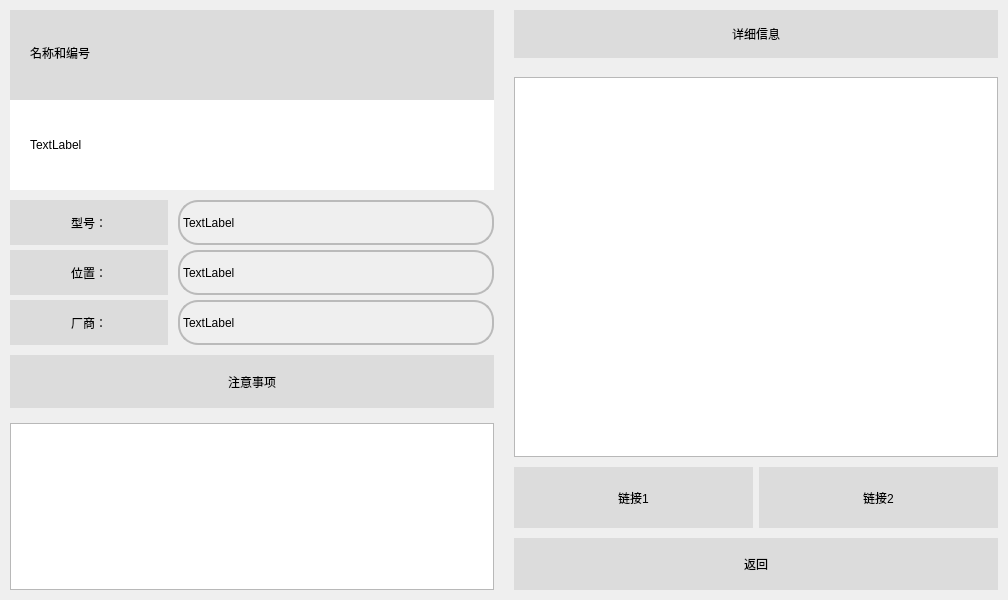
<?xml version="1.0" encoding="UTF-8"?>
<ui version="4.0">
 <class>Form</class>
 <widget class="QWidget" name="Form">
  <property name="geometry">
   <rect>
    <x>0</x>
    <y>0</y>
    <width>1008</width>
    <height>600</height>
   </rect>
  </property>
  <property name="windowTitle">
   <string>详细信息</string>
  </property>
  <property name="windowIcon">
   <iconset resource="../vb.qrc">
    <normaloff>:/title/images/juti.png</normaloff>:/title/images/juti.png</iconset>
  </property>
  <property name="styleSheet">
   <string notr="true">

	font: 14pt &quot;宋体&quot;;
</string>
  </property>
  <layout class="QGridLayout" name="gridLayout" columnstretch="1,1" columnminimumwidth="0,0">
   <property name="leftMargin">
    <number>0</number>
   </property>
   <property name="topMargin">
    <number>0</number>
   </property>
   <property name="rightMargin">
    <number>0</number>
   </property>
   <property name="bottomMargin">
    <number>0</number>
   </property>
   <property name="spacing">
    <number>0</number>
   </property>
   <item row="0" column="0">
    <widget class="QWidget" name="widget" native="true">
     <property name="styleSheet">
      <string notr="true"/>
     </property>
     <layout class="QGridLayout" name="gridLayout_2" rowstretch="1,2">
      <property name="leftMargin">
       <number>0</number>
      </property>
      <property name="topMargin">
       <number>0</number>
      </property>
      <property name="rightMargin">
       <number>0</number>
      </property>
      <property name="bottomMargin">
       <number>0</number>
      </property>
      <property name="spacing">
       <number>0</number>
      </property>
      <item row="0" column="0">
       <widget class="QWidget" name="widget_3" native="true">
        <property name="sizePolicy">
         <sizepolicy hsizetype="Preferred" vsizetype="Preferred">
          <horstretch>0</horstretch>
          <verstretch>0</verstretch>
         </sizepolicy>
        </property>
        <property name="maximumSize">
         <size>
          <width>16777215</width>
          <height>200</height>
         </size>
        </property>
        <property name="styleSheet">
         <string notr="true"/>
        </property>
        <layout class="QGridLayout" name="gridLayout_7">
         <property name="leftMargin">
          <number>10</number>
         </property>
         <property name="topMargin">
          <number>10</number>
         </property>
         <property name="rightMargin">
          <number>10</number>
         </property>
         <property name="bottomMargin">
          <number>10</number>
         </property>
         <property name="spacing">
          <number>0</number>
         </property>
         <item row="0" column="0">
          <widget class="QWidget" name="widget_12" native="true">
           <property name="styleSheet">
            <string notr="true">
background-color: rgb(220, 220, 220);
border:0px
</string>
           </property>
           <layout class="QGridLayout" name="gridLayout_13">
            <property name="leftMargin">
             <number>20</number>
            </property>
            <property name="topMargin">
             <number>0</number>
            </property>
            <property name="rightMargin">
             <number>5</number>
            </property>
            <property name="bottomMargin">
             <number>5</number>
            </property>
            <property name="spacing">
             <number>0</number>
            </property>
            <item row="0" column="0">
             <widget class="QLabel" name="name_label">
              <property name="maximumSize">
               <size>
                <width>16777215</width>
                <height>100</height>
               </size>
              </property>
              <property name="styleSheet">
               <string notr="true">

	font: 20pt &quot;宋体&quot;;
color: rgb(0, 0, 0);

border:0px;
background-color: rgb(220, 220, 220);
</string>
              </property>
              <property name="text">
               <string>名称和编号</string>
              </property>
             </widget>
            </item>
           </layout>
          </widget>
         </item>
         <item row="1" column="0">
          <widget class="QWidget" name="widget_13" native="true">
           <property name="styleSheet">
            <string notr="true">font: 15pt &quot;宋体&quot;;
	background-color: rgb(255, 255, 255);
</string>
           </property>
           <layout class="QGridLayout" name="gridLayout_14">
            <property name="leftMargin">
             <number>20</number>
            </property>
            <property name="topMargin">
             <number>10</number>
            </property>
            <property name="rightMargin">
             <number>10</number>
            </property>
            <property name="bottomMargin">
             <number>10</number>
            </property>
            <property name="spacing">
             <number>0</number>
            </property>
            <item row="0" column="0">
             <widget class="QLabel" name="resume_label">
              <property name="maximumSize">
               <size>
                <width>16777215</width>
                <height>90</height>
               </size>
              </property>
              <property name="styleSheet">
               <string notr="true">font: 15pt &quot;宋体&quot;;
	background-color: rgb(255, 255, 255);
</string>
              </property>
              <property name="text">
               <string>TextLabel</string>
              </property>
             </widget>
            </item>
           </layout>
          </widget>
         </item>
        </layout>
       </widget>
      </item>
      <item row="1" column="0">
       <widget class="QWidget" name="widget_4" native="true">
        <property name="styleSheet">
         <string notr="true"/>
        </property>
        <layout class="QGridLayout" name="gridLayout_11" rowstretch="4,1,3">
         <property name="leftMargin">
          <number>0</number>
         </property>
         <property name="topMargin">
          <number>0</number>
         </property>
         <property name="rightMargin">
          <number>0</number>
         </property>
         <property name="bottomMargin">
          <number>0</number>
         </property>
         <property name="spacing">
          <number>0</number>
         </property>
         <item row="0" column="0">
          <widget class="QWidget" name="widget_11" native="true">
           <property name="sizePolicy">
            <sizepolicy hsizetype="Expanding" vsizetype="Fixed">
             <horstretch>0</horstretch>
             <verstretch>0</verstretch>
            </sizepolicy>
           </property>
           <property name="maximumSize">
            <size>
             <width>16777215</width>
             <height>150</height>
            </size>
           </property>
           <layout class="QGridLayout" name="gridLayout_12" columnstretch="1,2">
            <property name="leftMargin">
             <number>10</number>
            </property>
            <property name="topMargin">
             <number>0</number>
            </property>
            <property name="rightMargin">
             <number>10</number>
            </property>
            <property name="bottomMargin">
             <number>5</number>
            </property>
            <property name="horizontalSpacing">
             <number>10</number>
            </property>
            <property name="verticalSpacing">
             <number>5</number>
            </property>
            <item row="0" column="0">
             <widget class="QPushButton" name="pushButton">
              <property name="sizePolicy">
               <sizepolicy hsizetype="Preferred" vsizetype="Preferred">
                <horstretch>0</horstretch>
                <verstretch>0</verstretch>
               </sizepolicy>
              </property>
              <property name="styleSheet">
               <string notr="true">font: 16pt &quot;宋体&quot;;
background-color: rgb(220, 220, 220);
border:0px
</string>
              </property>
              <property name="text">
               <string>型号：</string>
              </property>
              <property name="icon">
               <iconset resource="../vb.qrc">
                <normaloff>:/conc/images/xing.png</normaloff>:/conc/images/xing.png</iconset>
              </property>
              <property name="iconSize">
               <size>
                <width>30</width>
                <height>30</height>
               </size>
              </property>
             </widget>
            </item>
            <item row="0" column="1">
             <widget class="QLabel" name="type_label">
              <property name="styleSheet">
               <string notr="true">font: 16pt &quot;宋体&quot;;
	border:2px solid rgb(186,186,186);
border-radius:20px

</string>
              </property>
              <property name="text">
               <string>TextLabel</string>
              </property>
             </widget>
            </item>
            <item row="1" column="0">
             <widget class="QPushButton" name="pushButton_2">
              <property name="sizePolicy">
               <sizepolicy hsizetype="Preferred" vsizetype="Preferred">
                <horstretch>0</horstretch>
                <verstretch>0</verstretch>
               </sizepolicy>
              </property>
              <property name="styleSheet">
               <string notr="true">font: 16pt &quot;宋体&quot;;
border:0px;
background-color: rgb(220, 220, 220);</string>
              </property>
              <property name="text">
               <string>位置：</string>
              </property>
              <property name="icon">
               <iconset resource="../vb.qrc">
                <normaloff>:/conc/images/pos.png</normaloff>:/conc/images/pos.png</iconset>
              </property>
              <property name="iconSize">
               <size>
                <width>30</width>
                <height>30</height>
               </size>
              </property>
             </widget>
            </item>
            <item row="1" column="1">
             <widget class="QLabel" name="position_label">
              <property name="styleSheet">
               <string notr="true">font: 16pt &quot;宋体&quot;;
border:2px solid rgb(186,186,186);
border-radius:20px
</string>
              </property>
              <property name="text">
               <string>TextLabel</string>
              </property>
             </widget>
            </item>
            <item row="2" column="0">
             <widget class="QPushButton" name="pushButton_6">
              <property name="sizePolicy">
               <sizepolicy hsizetype="Preferred" vsizetype="Preferred">
                <horstretch>0</horstretch>
                <verstretch>0</verstretch>
               </sizepolicy>
              </property>
              <property name="styleSheet">
               <string notr="true">font: 16pt &quot;宋体&quot;;
border:0px;
background-color: rgb(220, 220, 220);</string>
              </property>
              <property name="text">
               <string>厂商：</string>
              </property>
              <property name="icon">
               <iconset resource="../vb.qrc">
                <normaloff>:/edit/images/na.png</normaloff>:/edit/images/na.png</iconset>
              </property>
              <property name="iconSize">
               <size>
                <width>30</width>
                <height>30</height>
               </size>
              </property>
             </widget>
            </item>
            <item row="2" column="1">
             <widget class="QLabel" name="native_label">
              <property name="styleSheet">
               <string notr="true">font: 16pt &quot;宋体&quot;;
border:2px solid rgb(186,186,186);
border-radius:20px
</string>
              </property>
              <property name="text">
               <string>TextLabel</string>
              </property>
             </widget>
            </item>
           </layout>
          </widget>
         </item>
         <item row="1" column="0">
          <widget class="QWidget" name="widget_8" native="true">
           <property name="maximumSize">
            <size>
             <width>16777215</width>
             <height>80</height>
            </size>
           </property>
           <property name="styleSheet">
            <string notr="true"/>
           </property>
           <layout class="QGridLayout" name="gridLayout_10">
            <property name="leftMargin">
             <number>10</number>
            </property>
            <property name="topMargin">
             <number>5</number>
            </property>
            <property name="rightMargin">
             <number>10</number>
            </property>
            <property name="bottomMargin">
             <number>5</number>
            </property>
            <property name="spacing">
             <number>0</number>
            </property>
            <item row="0" column="1">
             <widget class="QPushButton" name="pushButton_4">
              <property name="sizePolicy">
               <sizepolicy hsizetype="Preferred" vsizetype="Preferred">
                <horstretch>0</horstretch>
                <verstretch>0</verstretch>
               </sizepolicy>
              </property>
              <property name="styleSheet">
               <string notr="true">font: 16pt &quot;宋体&quot;;
border:0px;
background-color: rgb(220, 220, 220);</string>
              </property>
              <property name="text">
               <string>注意事项</string>
              </property>
              <property name="icon">
               <iconset resource="../vb.qrc">
                <normaloff>:/edit/images/at.png</normaloff>:/edit/images/at.png</iconset>
              </property>
              <property name="iconSize">
               <size>
                <width>40</width>
                <height>40</height>
               </size>
              </property>
             </widget>
            </item>
           </layout>
          </widget>
         </item>
         <item row="2" column="0">
          <widget class="QWidget" name="widget_9" native="true">
           <property name="sizePolicy">
            <sizepolicy hsizetype="Expanding" vsizetype="Expanding">
             <horstretch>0</horstretch>
             <verstretch>0</verstretch>
            </sizepolicy>
           </property>
           <property name="styleSheet">
            <string notr="true"/>
           </property>
           <layout class="QGridLayout" name="gridLayout_5">
            <property name="leftMargin">
             <number>10</number>
            </property>
            <property name="topMargin">
             <number>10</number>
            </property>
            <property name="rightMargin">
             <number>10</number>
            </property>
            <property name="bottomMargin">
             <number>10</number>
            </property>
            <item row="0" column="0">
             <widget class="QTextEdit" name="attention_textEdit">
              <property name="styleSheet">
               <string notr="true">
font: 14pt &quot;宋体&quot;;</string>
              </property>
             </widget>
            </item>
           </layout>
          </widget>
         </item>
        </layout>
       </widget>
      </item>
     </layout>
    </widget>
   </item>
   <item row="0" column="1">
    <widget class="QWidget" name="widget_2" native="true">
     <property name="styleSheet">
      <string notr="true"/>
     </property>
     <layout class="QGridLayout" name="gridLayout_3" rowstretch="1,6,1,1">
      <property name="leftMargin">
       <number>0</number>
      </property>
      <property name="topMargin">
       <number>0</number>
      </property>
      <property name="rightMargin">
       <number>0</number>
      </property>
      <property name="bottomMargin">
       <number>0</number>
      </property>
      <property name="spacing">
       <number>0</number>
      </property>
      <item row="0" column="0">
       <widget class="QWidget" name="widget_5" native="true">
        <property name="maximumSize">
         <size>
          <width>16777215</width>
          <height>100</height>
         </size>
        </property>
        <property name="styleSheet">
         <string notr="true"/>
        </property>
        <layout class="QGridLayout" name="gridLayout_9">
         <property name="leftMargin">
          <number>10</number>
         </property>
         <property name="topMargin">
          <number>10</number>
         </property>
         <property name="rightMargin">
          <number>10</number>
         </property>
         <property name="spacing">
          <number>0</number>
         </property>
         <item row="0" column="0">
          <widget class="QPushButton" name="pushButton_5">
           <property name="sizePolicy">
            <sizepolicy hsizetype="Preferred" vsizetype="Preferred">
             <horstretch>0</horstretch>
             <verstretch>0</verstretch>
            </sizepolicy>
           </property>
           <property name="styleSheet">
            <string notr="true">font: 16pt &quot;宋体&quot;;
background-color: rgb(220, 220, 220);
border:0px
</string>
           </property>
           <property name="text">
            <string>详细信息</string>
           </property>
           <property name="icon">
            <iconset resource="../vb.qrc">
             <normaloff>:/edit/images/xiang.png</normaloff>:/edit/images/xiang.png</iconset>
           </property>
           <property name="iconSize">
            <size>
             <width>30</width>
             <height>30</height>
            </size>
           </property>
          </widget>
         </item>
        </layout>
       </widget>
      </item>
      <item row="1" column="0">
       <widget class="QWidget" name="widget_6" native="true">
        <property name="sizePolicy">
         <sizepolicy hsizetype="Expanding" vsizetype="Expanding">
          <horstretch>0</horstretch>
          <verstretch>0</verstretch>
         </sizepolicy>
        </property>
        <property name="styleSheet">
         <string notr="true"/>
        </property>
        <layout class="QGridLayout" name="gridLayout_4">
         <property name="leftMargin">
          <number>10</number>
         </property>
         <property name="topMargin">
          <number>10</number>
         </property>
         <property name="rightMargin">
          <number>10</number>
         </property>
         <property name="bottomMargin">
          <number>10</number>
         </property>
         <item row="0" column="0">
          <widget class="QTextEdit" name="textEdit">
           <property name="styleSheet">
            <string notr="true">
font: 15pt &quot;宋体&quot;;</string>
           </property>
          </widget>
         </item>
        </layout>
       </widget>
      </item>
      <item row="2" column="0">
       <widget class="QWidget" name="widget_10" native="true">
        <property name="maximumSize">
         <size>
          <width>16777215</width>
          <height>100</height>
         </size>
        </property>
        <property name="styleSheet">
         <string notr="true"/>
        </property>
        <layout class="QGridLayout" name="gridLayout_6">
         <property name="leftMargin">
          <number>10</number>
         </property>
         <property name="topMargin">
          <number>0</number>
         </property>
         <property name="rightMargin">
          <number>10</number>
         </property>
         <property name="bottomMargin">
          <number>5</number>
         </property>
         <item row="0" column="0">
          <widget class="QPushButton" name="link1_btn">
           <property name="sizePolicy">
            <sizepolicy hsizetype="Preferred" vsizetype="Preferred">
             <horstretch>0</horstretch>
             <verstretch>0</verstretch>
            </sizepolicy>
           </property>
           <property name="styleSheet">
            <string notr="true">

QPushButton{
	font: 14pt &quot;宋体&quot;;
color: rgb(0, 0, 0);
	background-color: rgb(220, 220, 220);
border:0px
}
QPushButton:hover{
	font: 14pt &quot;宋体&quot;;
	color: rgb(0, 0, 0);
	
	background-color: rgb(181, 181, 181);

border:0px
}


</string>
           </property>
           <property name="text">
            <string>链接1</string>
           </property>
           <property name="icon">
            <iconset resource="../vb.qrc">
             <normaloff>:/edit/images/link.png</normaloff>:/edit/images/link.png</iconset>
           </property>
           <property name="iconSize">
            <size>
             <width>30</width>
             <height>30</height>
            </size>
           </property>
          </widget>
         </item>
         <item row="0" column="1">
          <widget class="QPushButton" name="link2_btn">
           <property name="sizePolicy">
            <sizepolicy hsizetype="Preferred" vsizetype="Preferred">
             <horstretch>0</horstretch>
             <verstretch>0</verstretch>
            </sizepolicy>
           </property>
           <property name="styleSheet">
            <string notr="true">

QPushButton{
	font: 14pt &quot;宋体&quot;;
color: rgb(0, 0, 0);
	background-color: rgb(220, 220, 220);
border:0px
}
QPushButton:hover{
	font: 14pt &quot;宋体&quot;;
	color: rgb(0, 0, 0);
	
	background-color: rgb(181, 181, 181);

border:0px
}</string>
           </property>
           <property name="text">
            <string>链接2</string>
           </property>
           <property name="icon">
            <iconset resource="../vb.qrc">
             <normaloff>:/edit/images/link.png</normaloff>:/edit/images/link.png</iconset>
           </property>
           <property name="iconSize">
            <size>
             <width>30</width>
             <height>30</height>
            </size>
           </property>
          </widget>
         </item>
        </layout>
       </widget>
      </item>
      <item row="3" column="0">
       <widget class="QWidget" name="widget_7" native="true">
        <property name="maximumSize">
         <size>
          <width>16777215</width>
          <height>100</height>
         </size>
        </property>
        <property name="styleSheet">
         <string notr="true"/>
        </property>
        <layout class="QGridLayout" name="gridLayout_8">
         <property name="leftMargin">
          <number>10</number>
         </property>
         <property name="topMargin">
          <number>5</number>
         </property>
         <property name="rightMargin">
          <number>10</number>
         </property>
         <property name="bottomMargin">
          <number>10</number>
         </property>
         <property name="spacing">
          <number>0</number>
         </property>
         <item row="0" column="0">
          <widget class="QPushButton" name="pushButton_3">
           <property name="sizePolicy">
            <sizepolicy hsizetype="Preferred" vsizetype="Preferred">
             <horstretch>0</horstretch>
             <verstretch>0</verstretch>
            </sizepolicy>
           </property>
           <property name="styleSheet">
            <string notr="true">

QPushButton{
	font: 14pt &quot;宋体&quot;;
color: rgb(0, 0, 0);
	background-color: rgb(220, 220, 220);
border:0px
}
QPushButton:hover{
	font: 14pt &quot;宋体&quot;;
	color: rgb(0, 0, 0);
	
	background-color: rgb(181, 181, 181);

border:0px
}</string>
           </property>
           <property name="text">
            <string>返回</string>
           </property>
           <property name="icon">
            <iconset resource="../vb.qrc">
             <normaloff>:/view/images/go.png</normaloff>:/view/images/go.png</iconset>
           </property>
           <property name="iconSize">
            <size>
             <width>30</width>
             <height>30</height>
            </size>
           </property>
          </widget>
         </item>
        </layout>
       </widget>
      </item>
     </layout>
    </widget>
   </item>
  </layout>
 </widget>
 <resources>
  <include location="../vb.qrc"/>
 </resources>
 <connections>
  <connection>
   <sender>link1_btn</sender>
   <signal>clicked()</signal>
   <receiver>Form</receiver>
   <slot>about_link()</slot>
   <hints>
    <hint type="sourcelabel">
     <x>717</x>
     <y>527</y>
    </hint>
    <hint type="destinationlabel">
     <x>-106</x>
     <y>378</y>
    </hint>
   </hints>
  </connection>
  <connection>
   <sender>link2_btn</sender>
   <signal>clicked()</signal>
   <receiver>Form</receiver>
   <slot>about_link()</slot>
   <hints>
    <hint type="sourcelabel">
     <x>997</x>
     <y>527</y>
    </hint>
    <hint type="destinationlabel">
     <x>252</x>
     <y>632</y>
    </hint>
   </hints>
  </connection>
  <connection>
   <sender>pushButton_3</sender>
   <signal>clicked()</signal>
   <receiver>Form</receiver>
   <slot>goto_menu_con_or_view()</slot>
   <hints>
    <hint type="sourcelabel">
     <x>879</x>
     <y>558</y>
    </hint>
    <hint type="destinationlabel">
     <x>1151</x>
     <y>566</y>
    </hint>
   </hints>
  </connection>
 </connections>
 <slots>
  <slot>ccp_gt_mnp()</slot>
  <slot>goto_menu_con()</slot>
  <slot>about_link()</slot>
  <slot>goto_menu_con_or_view()</slot>
 </slots>
</ui>
